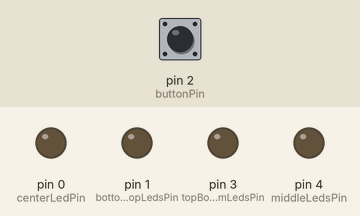
Simulated run of this sketch. Board: Arduino Uno, built with avr-gcc and run on an emulated ATmega328P. Parts: output pins drawn as LEDs (lit = HIGH). Inputs (shaded band) come from the test bench; at power-on: pin 2 (buttonPin) HIGH. Sleep ends after the set time or at an interrupt; random numbers use the default seed unless the sketch sets one.

Above: at 1.2 s.
1.3 s: pin 2 (buttonPin) pulled LOW for 0.15 s
At 2.1 s:
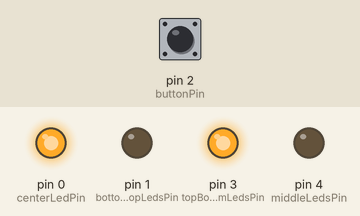
4.4 s: pin 2 (buttonPin) pulled LOW for 1 s
At 4.55 s:
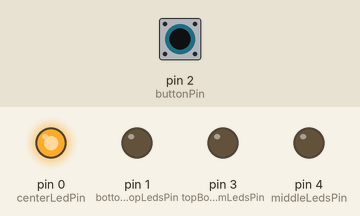
At 5.8 s:
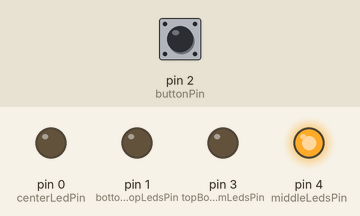
6.9 s: pin 2 (buttonPin) pulled LOW for 3.2 s
Timing chart, 0 to 13.6 s (numbered marks = the images above; inputs shaded):
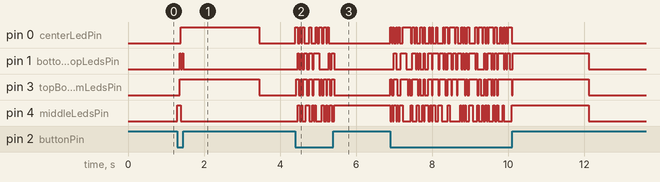

The sketch:

TinyDice.ino
```cpp
#include <avr/sleep.h>
#include <avr/power.h>

int middleLedsPin = 4;
int bottomTopLedsPin = 1;
int topBottomLedsPin = 3;
int centerLedPin = 0;
int buttonPin = 2;

int buttonState;

long ran;

int time = 2000;

unsigned long lastmillis;

int i = 0;

typedef void (* NumFuncPTR) ();

void One(){
  digitalWrite (centerLedPin, HIGH);
};

void Two(){
  digitalWrite (middleLedsPin, HIGH);
};

void Three(){
  digitalWrite (topBottomLedsPin, HIGH);
  digitalWrite (centerLedPin, HIGH);
};

void Four(){
  digitalWrite (bottomTopLedsPin, HIGH);
  digitalWrite (topBottomLedsPin, HIGH);
};

void Five(){
  digitalWrite (bottomTopLedsPin, HIGH);
  digitalWrite (topBottomLedsPin, HIGH);
  digitalWrite (centerLedPin, HIGH);
};

void Six(){
digitalWrite (middleLedsPin, HIGH);
digitalWrite (bottomTopLedsPin, HIGH);
digitalWrite (topBottomLedsPin, HIGH);
};

NumFuncPTR number[6] = {One,Two,Three,Four,Five,Six};

void pin2Interrupt(void){
  /* This will bring us back from sleep. */
  /* We detach the interrupt to stop it from
  * continuously firing while the interrupt pin
  * is low.
  */
  detachInterrupt(0);
}

void enterSleep(void){
  /* Setup pin2 as an interrupt and attach handler. */
  attachInterrupt(0, pin2Interrupt, LOW);
  delay(100);
  set_sleep_mode(SLEEP_MODE_PWR_DOWN);
  sleep_enable();
  sleep_mode();
  /* The program will continue from here. */
  /* First thing to do is disable sleep. */
  sleep_disable();
}

void Blink(){ //for debugging
  digitalWrite(centerLedPin,HIGH);
  delay(500);
  digitalWrite(centerLedPin,LOW);
  delay(500);
}

void setup (){
  //Disable stuff we dont need so we can entire extreme low power sleep(.1uA)
  // Disable the ADC by setting the ADEN bit (bit 7) to zero.
  ADCSRA = ADCSRA & B01111111;
  // Disable the analog comparator by setting the ACD bit (bit 7) to one.
  ACSR = B10000000;
  randomSeed(analogRead(1));
  pinMode (middleLedsPin, OUTPUT);
  pinMode (bottomTopLedsPin, OUTPUT);
  pinMode (topBottomLedsPin, OUTPUT);
  pinMode (centerLedPin, OUTPUT);
  pinMode (buttonPin, INPUT_PULLUP);
  lastmillis = millis();
}

void loop(){

  buttonState = digitalRead(buttonPin);

  while (buttonState == LOW){
    buttonState = digitalRead(buttonPin);
    time = 2000;
    lastmillis = millis();
    reset();
    number[random(0,6)]();
    delay(30);
  }

  if (lastmillis + time <= millis()){
    reset();
    enterSleep();
  }
}

void reset(){
  digitalWrite (middleLedsPin, LOW);
  digitalWrite (bottomTopLedsPin, LOW);
  digitalWrite (topBottomLedsPin, LOW);
  digitalWrite (centerLedPin, LOW);
}
```

Measured:
- after the input at 1.3 s, pin 0 (centerLedPin): LOW → HIGH after 0.09 s, → LOW 2.1 s later; pin 1 (bottomTopLedsPin): alternates HIGH for 0.03 s and LOW for 0.03 s, 4 changes in all, then stays LOW, starting after 0.06 s; pin 3 (topBottomLedsPin): LOW → HIGH after 0.06 s, → LOW 2.1 s later; pin 4 (middleLedsPin): LOW → HIGH at once, → LOW 0.09 s later
- after the input at 4.4 s, pin 3 (topBottomLedsPin): goes 4 × (HIGH 0.06 s, LOW 0.06 s), HIGH 0.15 s, LOW 0.03 s, HIGH 0.03 s, 3 × (LOW 0.06 s, HIGH 0.06 s), then LOW, starting at once
